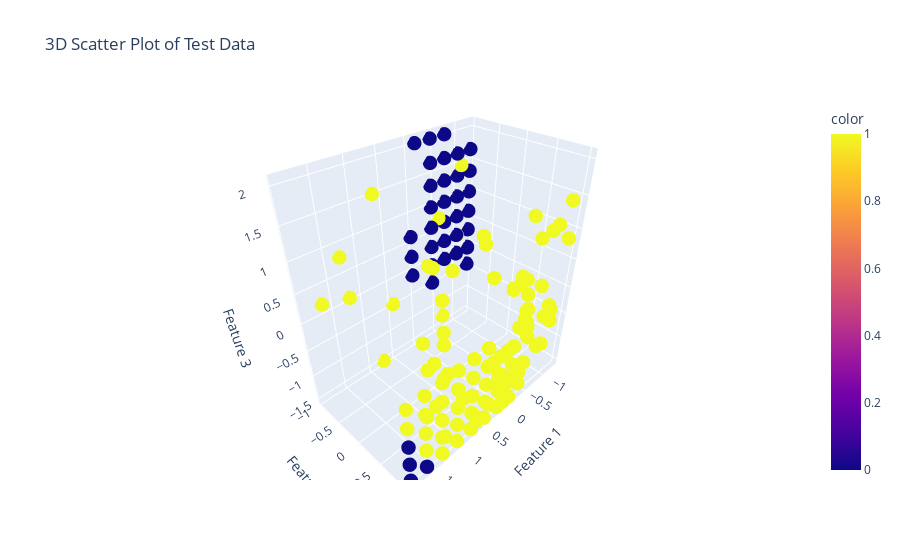

Here is the notebook cell this chart was saved with:
### Code cell
# 3D Plotting using Plotly
import plotly.express as px
fig = px.scatter_3d(
    x=X_test[:, 0], 
    y=X_test[:, 1], 
    z=X_test[:, 2], 
    color=y_test, 
    labels={'x': 'Feature 1', 'y': 'Feature 2', 'z': 'Feature 3'},
    title='3D Scatter Plot of Test Data'
)
fig.update_traces(marker=dict(size=5))
fig.show()

### Figure 1 — Plotly figure (JSON) as saved in the notebook; plotly's stock layout.template omitted (floating-point values rounded to 4 significant figures; data arrays with more than 128 entries replaced by an {"elided": "..."} marker saying what was removed)
{"data": [{"hovertemplate": "Feature 1=%{x}<br>Feature 2=%{y}<br>Feature 3=%{z}<br>color=%{marker.color}<extra></extra>", "legendgroup": "", "marker": {"color": {"elided": "562 int values"}, "coloraxis": "coloraxis", "size": 5, "symbol": "circle"}, "mode": "markers", "name": "", "scene": "scene", "showlegend": false, "type": "scatter3d", "x": {"elided": "562 float values"}, "y": {"elided": "562 float values"}, "z": {"elided": "562 float values"}}], "layout": {"coloraxis": {"colorbar": {"title": {"text": "color"}}, "colorscale": [[0, "#0d0887"], [0.1111, "#46039f"], [0.2222, "#7201a8"], [0.3333, "#9c179e"], [0.4444, "#bd3786"], [0.5556, "#d8576b"], [0.6667, "#ed7953"], [0.7778, "#fb9f3a"], [0.8889, "#fdca26"], [1, "#f0f921"]]}, "legend": {"tracegroupgap": 0}, "scene": {"domain": {"x": [0, 1], "y": [0, 1]}, "xaxis": {"title": {"text": "Feature 1"}}, "yaxis": {"title": {"text": "Feature 2"}}, "zaxis": {"title": {"text": "Feature 3"}}}, "title": {"text": "3D Scatter Plot of Test Data"}}}
